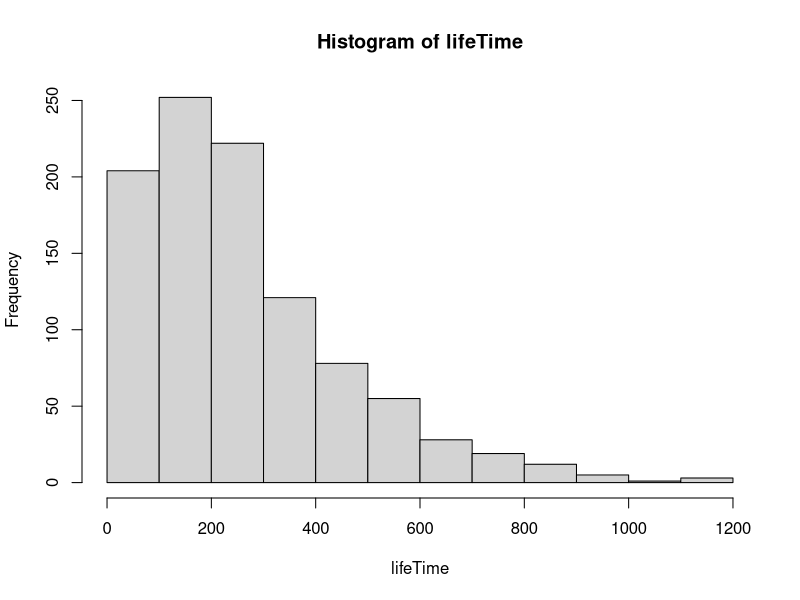

Write R code to recreate this figure. (Note: this script raises an error after producing the figure.)
rm(list=ls())
Q = matrix(
  c(-0.0085,  0.005,  0.0025,       0,   0.001,
          0, -0.014,   0.005,   0.004,   0.005,
          0,      0,  -0.008,   0.003,   0.005,
          0,      0,       0,  -0.009,   0.009,
          0,      0,       0,       0,       0),
  nrow = 5,
  ncol = 5)
Q <- t(Q)


## Task 7

woman = rep(1,1000) # Create 1000 women
N.iter = 1000

count = matrix(0, ncol = 5, nrow = N.iter) #

for (i in 1:N.iter){
  while (woman[i]<5){
    event = rexp(1,rate=-Q[woman[i],woman[i]])
    count[i,woman[i]] = event
    if (woman[i] <4){
    woman[i]=sample(x = c((woman[i]+1):5), size =1, replace =TRUE,
                    prob =-(Q[woman[i],(woman[i]+1):5])/Q[woman[i],woman[i]])
    }
    else{
      woman[i]=5
    }

  }
}

lifeTime = rowSums(count)
hist(lifeTime)
C = qchisq(p = c(0.025,0.975), df = 999)
# Conf for stadard deviation: see notes part 2 file
conf=c(sqrt(999*var(lifeTime)/C[2]),sqrt(999*var(lifeTime)/C[1]))
mean(lifeTime)

n = length(lifeTime)
Conf_control1 = mean(lifeTime) - qt(0.975, df =n-1) * sd(lifeTime) / sqrt(n)
Conf_control2 = mean(lifeTime) + qt(0.975, df =n-1) * sd(lifeTime) / sqrt(n)
c(mean(lifeTime),Conf_control1,Conf_control2) #mean and CI for the mean

#survival rate after 30.5 months
(sum(rowSums(count[,1:2])>30.5 & (count[,3]!=0 | count[,4]!=0)))/1000

############# Opgave 8
Q = Q[1:4,1:4]
funk = function(t){
  ones = rep(1,4)
  p0 = c(1,0,0,0)
  
  p = vector()
  for (i in 1:length(t)){
    p[i] = 1 - p0%*%expm(x = Q*t[i])%*%ones  
  }
  return(p)

}
opg8=vector()
Elife = vector()
for (i in 1:1000){
opg8[i] = funk(i)
Elife = ecdflife(i)
}
plot(opg8)
lines(ecdf(lifeTime),col='cyan',lwd = 3)

ecdflife = ecdf(lifeTime)
ks.test(lifeTime, funk)
